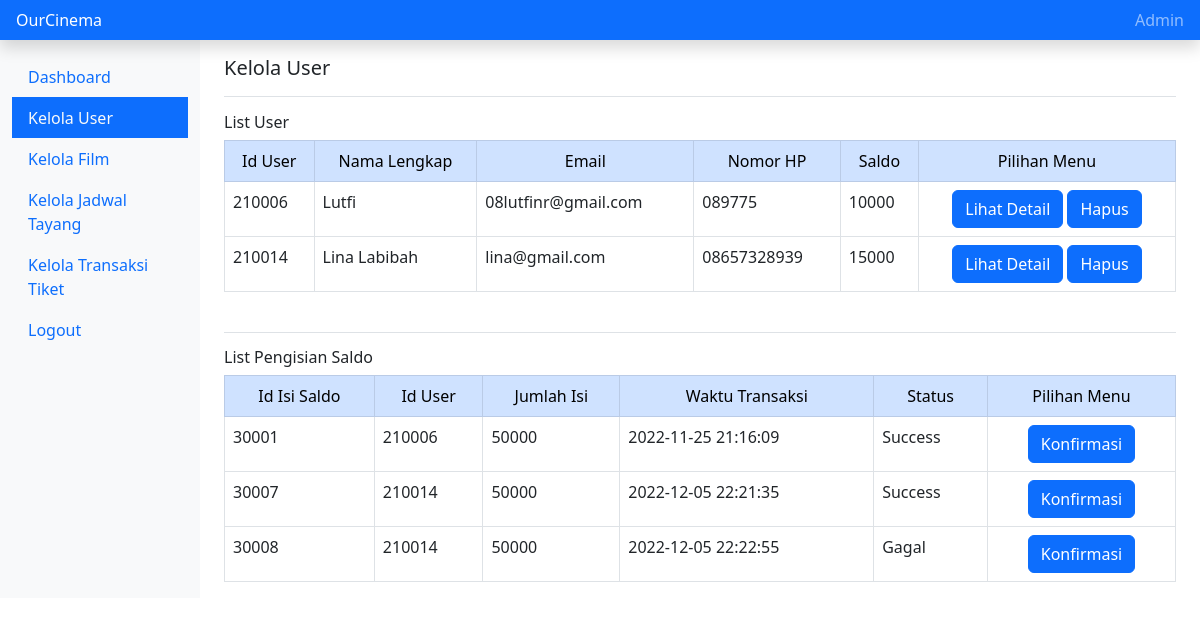
The page /kelola_user.php (signed in) on the database its author committed.
### tables this page shows
CREATE TABLE `user` (
  `id_user` int(11) NOT NULL,
  `nama_lengkap` varchar(40) NOT NULL,
  `alamat` varchar(50) DEFAULT NULL,
  `email` varchar(30) NOT NULL,
  `nomor_hp` varchar(15) NOT NULL,
  `password` varchar(32) NOT NULL,
  `saldo` int(11) NOT NULL DEFAULT 0
);

CREATE TABLE `pengisian_saldo` (
  `id_isisaldo` int(11) NOT NULL,
  `id_user` int(11) NOT NULL,
  `jumlah_isi` int(11) NOT NULL,
  `waktu_transaksi` datetime NOT NULL DEFAULT current_timestamp(),
  `bukti_transaksi` mediumblob NOT NULL,
  `status` varchar(10) NOT NULL DEFAULT 'Pending'
);

### kelola_user.php (the view, shortened to what this page needs)
<?php
require "konek.php";
$query="SELECT * FROM user";
$query2="SELECT * FROM pengisian_saldo";
$execute = mysqli_query($mysqli, $query);
$execute2 = mysqli_query($mysqli, $query2);
?>
<!doctype html>
<html lang="en">
  <head>
    <link href="https://cdn.jsdelivr.net/npm/bootstrap@5.2.2/dist/css/bootstrap.min.css" rel="stylesheet">
</head>
  <body>
    <header class="navbar navbar-dark sticky-top bg-primary flex-md-nowrap p-0 shadow">
        <a class="navbar-brand col-md-3 col-lg-2 me-0 px-3 fs-6" href="#">OurCinema</a>
        <div class="navbar-nav">
          <div class="nav-item text-nowrap">
            <a class="nav-link px-3" href="#">Admin</a>
          </div>
        </div>
    </header>
      <div class="container-fluid">
        <div class="row">
          <nav id="sidebarMenu" class="col-md-3 col-lg-2 d-md-block bg-light sidebar collapse">
            <div class="position-sticky pt-3 sidebar-sticky">
              <ul class="nav flex-column">
                <li class="nav-item">
                  <a class="nav-link active" aria-current="page" href="home_admin.php">
                    Dashboard
                  </a>
                </li>
                <li class="nav-item">
                  <a class="nav-link bg-primary text-light" href="kelola_user.php">
                    Kelola User
                  </a>
                </li>
                <li class="nav-item">
                  <a class="nav-link" href="kelola_film.php">
                    Kelola Film
                  </a>
                </li>
                <li class="nav-item">
                  <a class="nav-link" href="kelola_jadwal.php">
                    Kelola Jadwal Tayang
                  </a>
                </li>
                <li class="nav-item">
                  <a class="nav-link" href="kelola_transaksi_tiket.php">
                    Kelola Transaksi Tiket
                  </a>
                </li>
                <li class="nav-item">
                  <a class="nav-link" href="logout_admin.php">
                    Logout
                  </a>
                </li>
              </ul>
            </div>
          </nav>
    <main class="col-md-9 ms-sm-auto col-lg-10 px-md-4">
            <div class="d-flex justify-content-between flex-wrap flex-md-nowrap align-items-center pt-3 pb-2 mb-3 border-bottom">
              <h3 class="h5">Kelola User</h3>
            </div>
              <h6 class="h6">List User</h6>
      <table class="table table-bordered">
				<thead class="table-primary">
				 <td align=center>Id User</td>
				 <td align=center>Nama Lengkap</td>
				 <td align=center>Email</td>
				 <td align=center>Nomor HP</td>
         <td align=center>Saldo</td>
         <td align=center>Pilihan Menu</td>
				</thead>
				<?php while($result = mysqli_fetch_assoc($execute)){ ?>
				<tr>
				 <td><?= $result['id_user']?></td>
				 <td><?= $result['nama_lengkap']?></td>
				 <td><?= $result['email']?></td>
				 <td><?= $result['nomor_hp']?></td>
				 <td><?= $result['saldo']?></td>
         <td align=center>
            <a href="detail_user.php?Nama=<?= $result[0]?>""><button type="button" class="btn btn-primary">Lihat Detail</button></a>
            <a href="deleteUser.php?IdUser=<?= $result['id_user']?>"><button type="button" class="btn btn-primary">Hapus</button></a>
				 </td>
				</tr>
				<?php }?>
			</table>
      <div class="border-top" style="margin-top:40px;">
      <h6 class="h6" style="margin-top:15px;">List Pengisian Saldo</h6>
      </div>
      <table class="table table-bordered">
        <thead class="table-primary">
				 <td align=center>Id Isi Saldo</td>
				 <td align=center>Id User</td>
				 <td align=center>Jumlah Isi</td>
				 <td align=center>Waktu Transaksi</td>
         <td align=center>Status</td>
         <td align=center>Pilihan Menu</td>
				</thead>
				<?php while($result = mysqli_fetch_assoc($execute2)){ ?>
				<tr border=1>
				 <td><?= $result['id_isisaldo']?></td>
				 <td><?= $result['id_user']?></td>
				 <td><?= $result['jumlah_isi']?></td>
				 <td><?= $result['waktu_transaksi']?></td>
				 <td><?= $result['status']?></td>
         <td  align=center>
          <a href="konfim_saldo.php?Nama=<?= $result[0]?>""><button type="button" class="btn btn-primary">Konfirmasi</button></a>
				 </td>
				</tr>
				<?php }?>
        </table>
    </main>
        </div>
    </div>
</body>
</html>

### rows shown on the page
user: id_user "210006", nama_lengkap "Lutfi", email "08lutfinr@gmail.com", nomor_hp "089775", saldo "10000"
user: id_user "210014", nama_lengkap "Lina Labibah", email "lina@gmail.com", nomor_hp "08657328939", saldo "15000"
pengisian_saldo: id_isisaldo "30001", id_user "210006", jumlah_isi "50000", waktu_transaksi "2022-11-25 21:16:09", status "Success"
pengisian_saldo: id_isisaldo "30007", id_user "210014", jumlah_isi "50000", waktu_transaksi "2022-12-05 22:21:35", status "Success"
pengisian_saldo: id_isisaldo "30008", id_user "210014", jumlah_isi "50000", waktu_transaksi "2022-12-05 22:22:55", status "Gagal"
